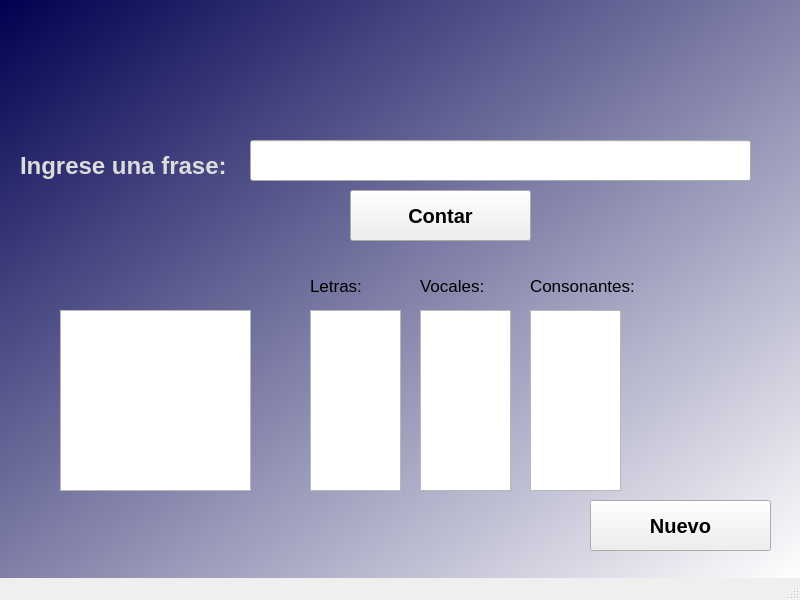
<?xml version="1.0" encoding="UTF-8"?>
<ui version="4.0">
 <class>MainWindow</class>
 <widget class="QMainWindow" name="MainWindow">
  <property name="geometry">
   <rect>
    <x>0</x>
    <y>0</y>
    <width>800</width>
    <height>600</height>
   </rect>
  </property>
  <property name="windowTitle">
   <string>MainWindow</string>
  </property>
  <property name="styleSheet">
   <string notr="true">QWidget#centralwidget{
background-color: qlineargradient(spread:pad, x1:0, y1:0, x2:1, y2:1, stop:0 rgba(0, 0, 81, 255), stop:1 rgba(255, 255, 255, 255));
}</string>
  </property>
  <widget class="QWidget" name="centralwidget">
   <widget class="QLabel" name="label">
    <property name="geometry">
     <rect>
      <x>20</x>
      <y>140</y>
      <width>221</width>
      <height>51</height>
     </rect>
    </property>
    <property name="font">
     <font>
      <pointsize>18</pointsize>
      <weight>75</weight>
      <bold>true</bold>
     </font>
    </property>
    <property name="styleSheet">
     <string notr="true">color: rgb(220, 220, 220);</string>
    </property>
    <property name="text">
     <string>Ingrese una frase:</string>
    </property>
   </widget>
   <widget class="QLineEdit" name="txtFrase">
    <property name="geometry">
     <rect>
      <x>250</x>
      <y>140</y>
      <width>501</width>
      <height>41</height>
     </rect>
    </property>
    <property name="font">
     <font>
      <pointsize>15</pointsize>
     </font>
    </property>
   </widget>
   <widget class="QPlainTextEdit" name="txtRPalabras">
    <property name="geometry">
     <rect>
      <x>60</x>
      <y>310</y>
      <width>191</width>
      <height>181</height>
     </rect>
    </property>
    <property name="font">
     <font>
      <pointsize>12</pointsize>
     </font>
    </property>
   </widget>
   <widget class="QPlainTextEdit" name="txtRLetras">
    <property name="geometry">
     <rect>
      <x>310</x>
      <y>310</y>
      <width>91</width>
      <height>181</height>
     </rect>
    </property>
    <property name="font">
     <font>
      <pointsize>12</pointsize>
     </font>
    </property>
    <property name="plainText">
     <string/>
    </property>
   </widget>
   <widget class="QPlainTextEdit" name="txtRVocales">
    <property name="geometry">
     <rect>
      <x>420</x>
      <y>310</y>
      <width>91</width>
      <height>181</height>
     </rect>
    </property>
    <property name="font">
     <font>
      <pointsize>12</pointsize>
     </font>
    </property>
   </widget>
   <widget class="QPlainTextEdit" name="txtRConsonantes">
    <property name="geometry">
     <rect>
      <x>530</x>
      <y>310</y>
      <width>91</width>
      <height>181</height>
     </rect>
    </property>
    <property name="font">
     <font>
      <pointsize>12</pointsize>
     </font>
    </property>
   </widget>
   <widget class="QLabel" name="label_2">
    <property name="geometry">
     <rect>
      <x>310</x>
      <y>270</y>
      <width>71</width>
      <height>31</height>
     </rect>
    </property>
    <property name="font">
     <font>
      <pointsize>13</pointsize>
     </font>
    </property>
    <property name="text">
     <string>Letras:</string>
    </property>
   </widget>
   <widget class="QLabel" name="label_3">
    <property name="geometry">
     <rect>
      <x>420</x>
      <y>270</y>
      <width>71</width>
      <height>31</height>
     </rect>
    </property>
    <property name="font">
     <font>
      <pointsize>13</pointsize>
     </font>
    </property>
    <property name="text">
     <string>Vocales:</string>
    </property>
   </widget>
   <widget class="QLabel" name="label_4">
    <property name="geometry">
     <rect>
      <x>530</x>
      <y>270</y>
      <width>111</width>
      <height>31</height>
     </rect>
    </property>
    <property name="font">
     <font>
      <pointsize>13</pointsize>
     </font>
    </property>
    <property name="text">
     <string>Consonantes:</string>
    </property>
   </widget>
   <widget class="QPushButton" name="btnContar">
    <property name="geometry">
     <rect>
      <x>350</x>
      <y>190</y>
      <width>181</width>
      <height>51</height>
     </rect>
    </property>
    <property name="font">
     <font>
      <pointsize>15</pointsize>
      <weight>75</weight>
      <bold>true</bold>
     </font>
    </property>
    <property name="text">
     <string>Contar</string>
    </property>
   </widget>
   <widget class="QPushButton" name="btnNuevo">
    <property name="geometry">
     <rect>
      <x>590</x>
      <y>500</y>
      <width>181</width>
      <height>51</height>
     </rect>
    </property>
    <property name="font">
     <font>
      <pointsize>15</pointsize>
      <weight>75</weight>
      <bold>true</bold>
     </font>
    </property>
    <property name="text">
     <string>Nuevo</string>
    </property>
   </widget>
  </widget>
  <widget class="QMenuBar" name="menubar">
   <property name="geometry">
    <rect>
     <x>0</x>
     <y>0</y>
     <width>800</width>
     <height>21</height>
    </rect>
   </property>
  </widget>
  <widget class="QStatusBar" name="statusbar"/>
 </widget>
 <resources/>
 <connections/>
</ui>
